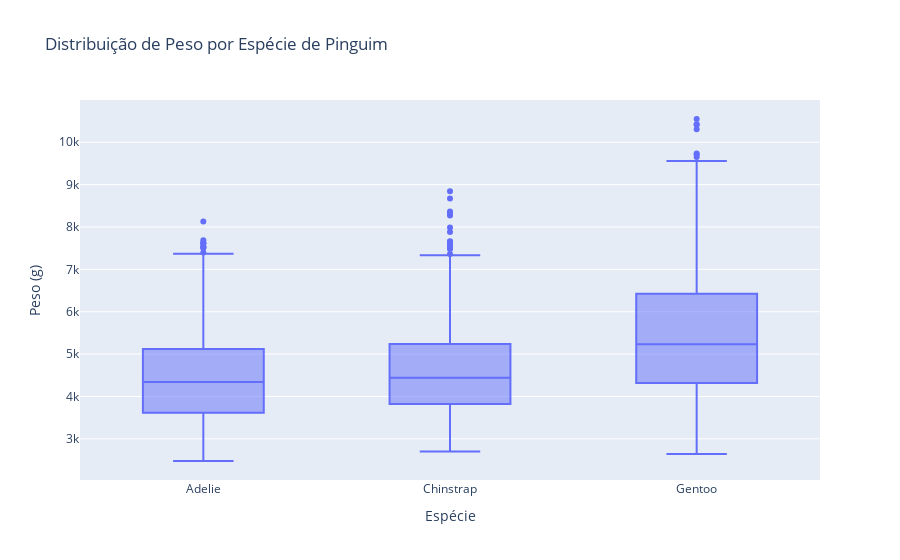

Source (notebook cell):
### Markdown cell above
***Crie gráficos para visualizar as diferenças entre as espécies de pinguins com base nas características físicas. Use gráficos de dispersão, boxplot e histogramas para mostrar as distribuições e comparações entre as variáveis.***

### Code cell
fig = px.box(df_penguins, x='species', y='body_mass_g', title='Distribuição de Peso por Espécie de Pinguim', labels={'species': 'Espécie', 'body_mass_g': 'Peso (g)'})
fig.show()

### Figure 1 — Plotly figure (JSON) as saved in the notebook; plotly's stock layout.template omitted (floating-point values rounded to 4 significant figures; data arrays with more than 128 entries replaced by an {"elided": "..."} marker saying what was removed)
{"data": [{"alignmentgroup": "True", "hovertemplate": "Espécie=%{x}<br>Peso (g)=%{y}<extra></extra>", "legendgroup": "", "marker": {"color": "#636efa"}, "name": "", "notched": false, "offsetgroup": "", "orientation": "v", "showlegend": false, "type": "box", "x": {"elided": "3430 str values"}, "x0": " ", "xaxis": "x", "y": {"elided": "3430 int values"}, "y0": " ", "yaxis": "y"}], "layout": {"autosize": true, "boxmode": "group", "legend": {"tracegroupgap": 0}, "title": {"text": "Distribuição de Peso por Espécie de Pinguim"}, "xaxis": {"anchor": "y", "autorange": true, "domain": [0, 1], "range": [-0.5, 2.5], "title": {"text": "Espécie"}, "type": "category"}, "yaxis": {"anchor": "x", "autorange": true, "domain": [0, 1], "range": [2029.0, 11000.0], "title": {"text": "Peso (g)"}, "type": "linear"}}}
